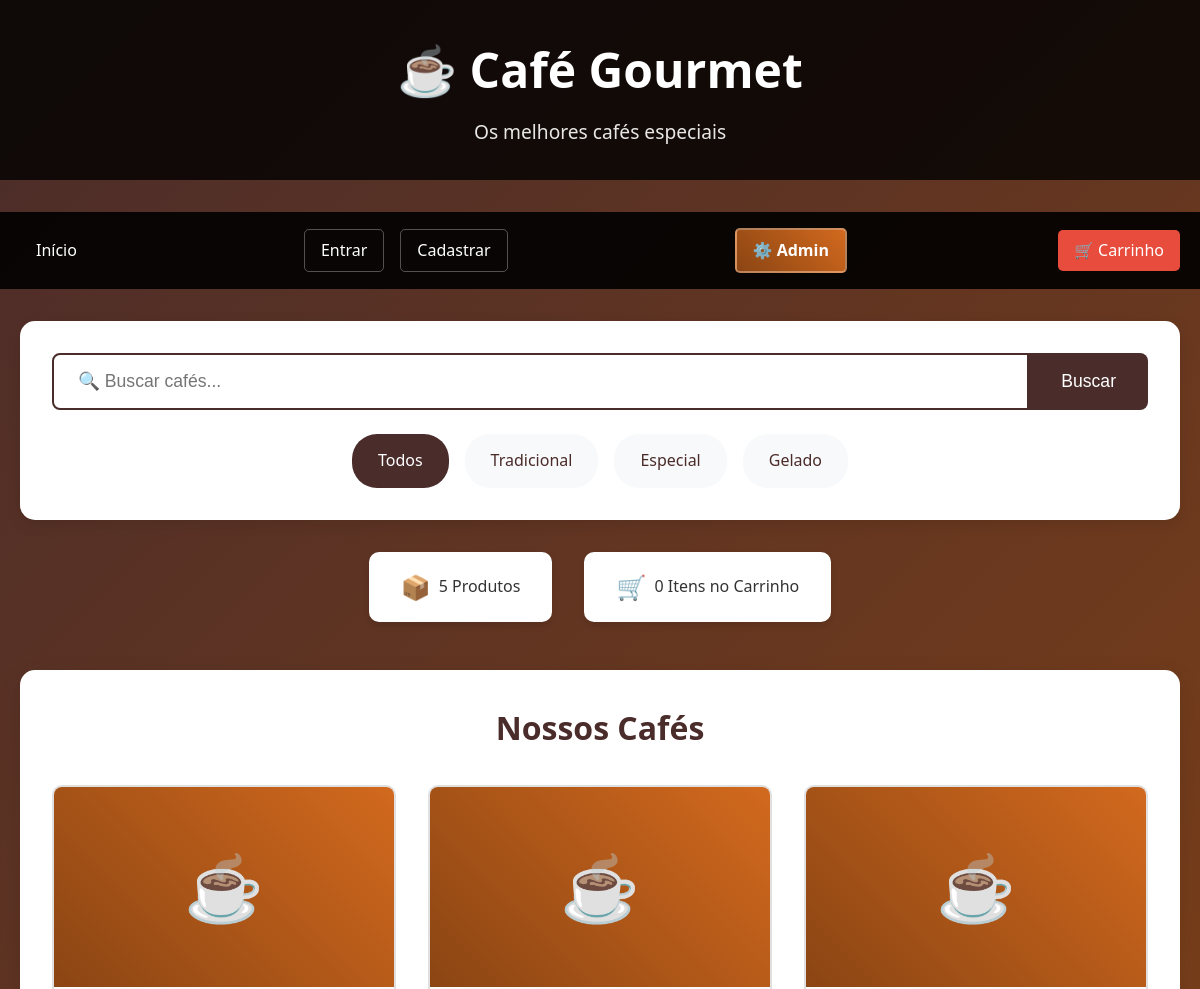
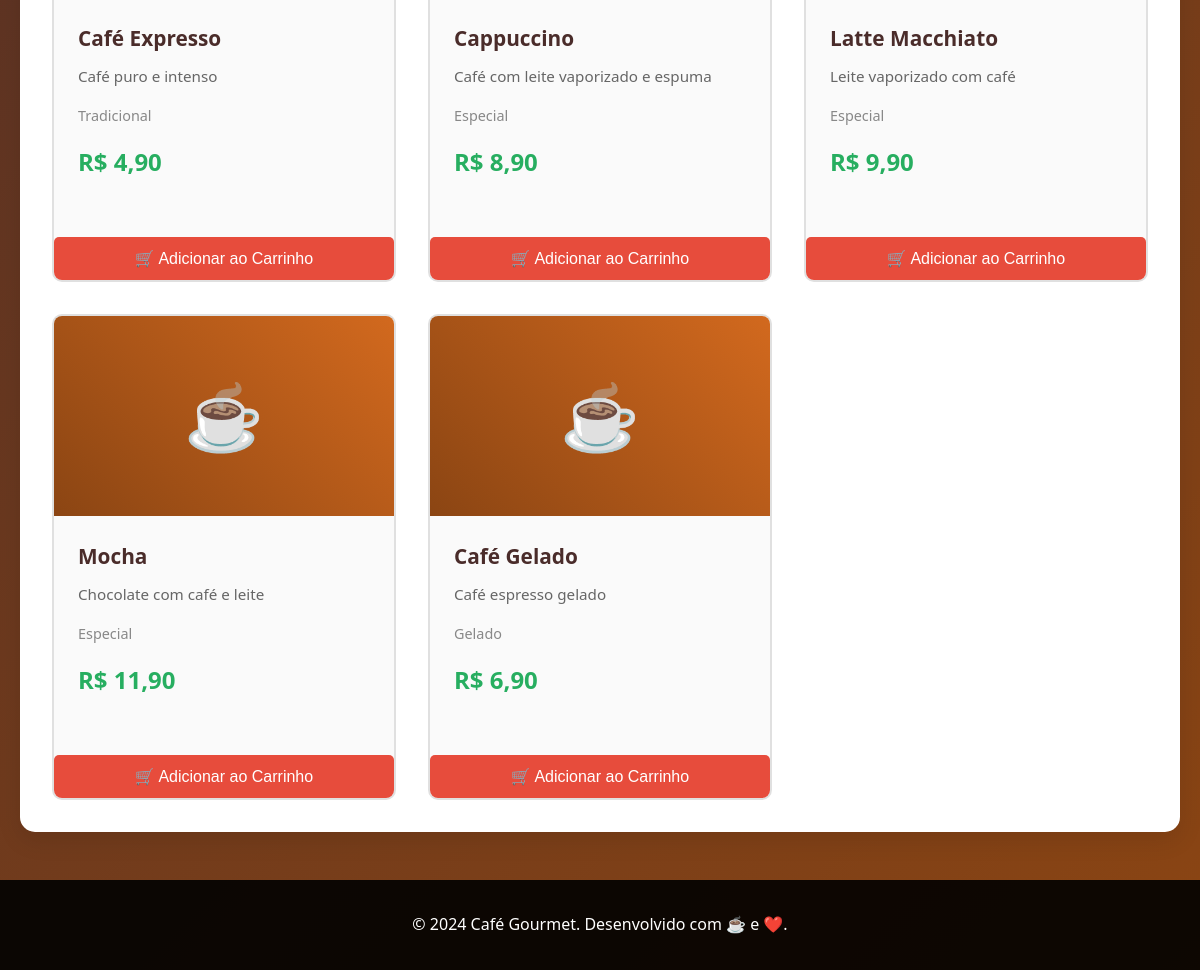
The page / on the database its author committed (2 pictures, top to bottom).
### tables this page shows
CREATE TABLE IF NOT EXISTS produtos (
    id INT AUTO_INCREMENT PRIMARY KEY,
    nome VARCHAR(100) NOT NULL,
    descricao TEXT,
    preco DECIMAL(10,2) NOT NULL,
    categoria VARCHAR(50),
    imagem VARCHAR(255),
    data_cadastro TIMESTAMP DEFAULT CURRENT_TIMESTAMP
);

### index.php (the view, shortened to what this page needs)
<?php
try {
    $pdo = new PDO('mysql:host=localhost;dbname=cafe_db', 'root', '');
    $pdo->setAttribute(PDO::ATTR_ERRMODE, PDO::ERRMODE_EXCEPTION);
} catch (PDOException $e) {
    die("Erro no banco de dados: " . $e->getMessage());
}
$busca = $_GET['busca'] ?? '';
$categoria = $_GET['categoria'] ?? '';
if ($busca) {
    $stmt = $pdo->prepare("SELECT * FROM produtos WHERE nome LIKE ? OR descricao LIKE ?");
    $stmt->execute(["%$busca%", "%$busca%"]);
} elseif ($categoria) {
    $stmt = $pdo->prepare("SELECT * FROM produtos WHERE categoria = ?");
    $stmt->execute([$categoria]);
} else {
    $stmt = $pdo->query("SELECT * FROM produtos");
}
$produtos = $stmt->fetchAll(PDO::FETCH_ASSOC);
$total_carrinho = 0;
?>
<!DOCTYPE html>
<html lang="pt-BR">
<head>
    <link rel="stylesheet" href="style.css">
</head>
<body>
    <header>
        <div class="container">
            <h1>☕ Café Gourmet</h1>
            <p>Os melhores cafés especiais</p>
        </div>
    </header>
    <nav class="nav-bar">
        <div class="container">
            <a href="index.php" class="nav-link">Início</a>
            <?php if (isset($_SESSION['usuario_id'])): ?>
                <div class="user-menu">
                    <span class="user-welcome">Olá, <?php echo htmlspecialchars($_SESSION['usuario_nome']); ?></span>
                    <a href="minhaconta.php" class="nav-link">Minha Conta</a>
                    <a href="logout.php" class="nav-link">Sair</a>
                </div>
            <?php else: ?>
                <div class="user-menu">
                    <a href="login.php" class="nav-link">Entrar</a>
                    <a href="cadastro.php" class="nav-link">Cadastrar</a>
                </div>
            <?php endif; ?>
            <a href="admin/" class="nav-link admin-link" title="Acesso Administrativo">⚙️ Admin</a>
            <a href="carrinho.php" class="nav-link cart-link">
                🛒 Carrinho
            </a>
        </div>
    </nav>
    <main class="container">
        <section class="search-section">
            <div class="search-container">
                <form method="get" action="index.php" class="search-form">
                    <input type="text" name="busca" placeholder="🔍 Buscar cafés..."
                           value="<?php echo htmlspecialchars($_GET['busca'] ?? ''); ?>">
                    <button type="submit">Buscar</button>
                </form>
                <div class="category-filters">
                    <a href="index.php" class="category-filter <?php echo empty($_GET['categoria']) ? 'active' : ''; ?>">
                        Todos
                    </a>
                    <a href="index.php?categoria=Tradicional" class="category-filter <?php echo ($_GET['categoria'] ?? '') == 'Tradicional' ? 'active' : ''; ?>">
                        Tradicional
                    </a>
                    <a href="index.php?categoria=Especial" class="category-filter <?php echo ($_GET['categoria'] ?? '') == 'Especial' ? 'active' : ''; ?>">
                        Especial
                    </a>
                    <a href="index.php?categoria=Gelado" class="category-filter <?php echo ($_GET['categoria'] ?? '') == 'Gelado' ? 'active' : ''; ?>">
                        Gelado
                    </a>
                </div>
            </div>
        </section>
        <div class="status-bar">
            <div class="status-item">
                <span class="status-icon">📦</span>
                <span><?php echo count($produtos); ?> Produtos</span>
            </div>
            <div class="status-item">
                <span class="status-icon">🛒</span>
                <span><?php echo $total_carrinho; ?> Itens no Carrinho</span>
            </div>
        </div>
        <section class="products">
            <h2>Nossos Cafés</h2>
            <?php if (empty($produtos)): ?>
                <div class="no-results">
                    <div class="no-results-icon">🔍</div>
                    <h3>Nenhum produto encontrado</h3>
                    <p>Tente ajustar sua busca ou filtro</p>
                    <a href="index.php" class="btn-primary">Ver Todos os Produtos</a>
                </div>
            <?php else: ?>
                <div class="product-grid">
                    <?php foreach ($produtos as $produto): ?>
                    <div class="product-card">
                        <a href="produto.php?id=<?php echo $produto['id']; ?>" class="product-link">
                            <div class="product-image">
                                <span class="placeholder-image">☕</span>
                            </div>
                            <div class="product-info">
                                <h3><?php echo htmlspecialchars($produto['nome']); ?></h3>
                                <p class="product-description"><?php echo htmlspecialchars($produto['descricao']); ?></p>
                                <p class="product-category"><?php echo htmlspecialchars($produto['categoria']); ?></p>
                                <p class="product-price">R$ <?php echo number_format($produto['preco'], 2, ',', '.'); ?></p>
                            </div>
                        </a>
                        <form method="post" class="add-to-cart-form">
                            <button type="submit" name="adicionar_ao_carrinho" class="add-to-cart">
                                🛒 Adicionar ao Carrinho
                            </button>
                        </form>
                    </div>
                    <?php endforeach; ?>
                </div>
            <?php endif; ?>
        </section>
    </main>
    <footer>
        <div class="container">
            <p>&copy; 2024 Café Gourmet. Desenvolvido com ☕ e ❤️.</p>
        </div>
    </footer>
</body>
</html>

### style.css (style rules this page uses)
* { margin: 0; padding: 0; box-sizing: border-box; }
body { font-family: 'Segoe UI', Tahoma, Geneva, Verdana, sans-serif; background: linear-gradient(135deg, #4a2c2a, #8b4513); color: #333; min-height: 100vh; line-height: 1.6; }
.container { max-width: 1200px; margin: 0 auto; padding: 0 20px; }
header { background: rgba(0, 0, 0, 0.8); color: white; padding: 2rem 0; text-align: center; margin-bottom: 2rem; }
header h1 { font-size: 3rem; margin-bottom: 0.5rem; }
header p { font-size: 1.2rem; opacity: 0.9; }
.status-bar { display: flex; justify-content: center; gap: 2rem; margin-bottom: 3rem; flex-wrap: wrap; }
.status-item { background: white; padding: 1rem 2rem; border-radius: 10px; display: flex; align-items: center; gap: 0.5rem; box-shadow: 0 4px 6px rgba(0, 0, 0, 0.1); }
.status-icon { font-size: 1.5rem; }
.products { background: white; padding: 2rem; border-radius: 15px; box-shadow: 0 8px 25px rgba(0, 0, 0, 0.1); margin-bottom: 2rem; }
.products h2 { text-align: center; margin-bottom: 2rem; color: #4a2c2a; font-size: 2rem; }
.product-grid { display: grid; grid-template-columns: repeat(auto-fit, minmax(300px, 1fr)); gap: 2rem; }
.product-card { border: 2px solid #e0e0e0; border-radius: 10px; overflow: hidden; transition: transform 0.3s, box-shadow 0.3s; background: #fafafa; }
.product-image { height: 200px; background: linear-gradient(45deg, #8b4513, #d2691e); display: flex; align-items: center; justify-content: center; }
.placeholder-image { font-size: 4rem; color: white; }
.product-info { padding: 1.5rem; }
.product-info h3 { color: #4a2c2a; margin-bottom: 0.5rem; font-size: 1.3rem; }
.product-description { color: #666; margin-bottom: 1rem; font-size: 0.95rem; }
.product-category { color: #888; font-size: 0.9rem; margin-bottom: 1rem; }
.product-price { font-size: 1.5rem; font-weight: bold; color: #27ae60; margin-bottom: 1rem; }
.add-to-cart { width: 100%; padding: 12px; background: #e74c3c; color: white; border: none; border-radius: 5px; font-size: 1rem; cursor: pointer; transition: background 0.3s; }
footer { background: rgba(0, 0, 0, 0.9); color: white; text-align: center; padding: 2rem 0; margin-top: 3rem; }
.nav-bar { background: rgba(0, 0, 0, 0.9); padding: 1rem 0; margin-bottom: 2rem; }
.nav-bar .container { display: flex; justify-content: space-between; align-items: center; }
.nav-link { color: white; text-decoration: none; padding: 0.5rem 1rem; border-radius: 5px; transition: background 0.3s; }
.cart-link { position: relative; background: #e74c3c; }
.add-to-cart-form { margin-top: 1rem; }
.add-to-cart { width: 100%; padding: 12px; background: #e74c3c; color: white; border: none; border-radius: 5px; font-size: 1rem; cursor: pointer; transition: all 0.3s; }
.search-section { background: white; padding: 2rem; border-radius: 15px; box-shadow: 0 4px 15px rgba(0, 0, 0, 0.1); margin-bottom: 2rem; }
.search-container { max-width: 100%; }
.search-form { display: flex; margin-bottom: 1.5rem; gap: 0; }
.search-form input { flex: 1; padding: 1rem 1.5rem; border: 2px solid #4a2c2a; border-radius: 8px 0 0 8px; font-size: 1.1rem; outline: none; }
.search-form button { background: #4a2c2a; color: white; border: none; padding: 1rem 2rem; border-radius: 0 8px 8px 0; cursor: pointer; font-size: 1.1rem; transition: background 0.3s; }
.category-filters { display: flex; gap: 1rem; flex-wrap: wrap; justify-content: center; }
.category-filter { padding: 0.75rem 1.5rem; background: #f8f9fa; color: #4a2c2a; text-decoration: none; border-radius: 25px; border: 2px solid transparent; transition: all 0.3s; font-weight: 500; }
.category-filter.active { background: #4a2c2a; color: white; }
.product-link { text-decoration: none; color: inherit; display: block; transition: transform 0.3s; }
.user-menu { display: flex; align-items: center; gap: 1rem; }
.user-menu .nav-link { background: transparent; border: 1px solid rgba(255, 255, 255, 0.3); }
.nav-bar .admin-link { background: linear-gradient(45deg, #8b4513, #d2691e); border: 2px solid rgba(255, 255, 255, 0.3); font-weight: bold; margin-left: 1rem; position: relative; transition: all 0.3s; }
.nav-bar .admin-link::after { content: "Painel Administrativo"; position: absolute; bottom: -40px; left: 50%; transform: translateX(-50%); background: #333; color: white; padding: 0.5rem 1rem; border-radius: 6px; font-size: 0.8rem; white-space: nowrap; opacity: 0; visibility: hidden; transition: all 0.3s; z-index: 1000; }

### rows shown on the page
produtos: nome "Café Expresso", descricao "Café puro e intenso", categoria "Tradicional", preco "4,90"
produtos: nome "Cappuccino", descricao "Café com leite vaporizado e espuma", categoria "Especial", preco "8,90"
produtos: nome "Latte Macchiato", descricao "Leite vaporizado com café", categoria "Especial", preco "9,90"
produtos: nome "Mocha", descricao "Chocolate com café e leite", categoria "Especial", preco "11,90"
produtos: nome "Café Gelado", descricao "Café espresso gelado", categoria "Gelado", preco "6,90"

### other values the page prints
count($produtos) "5"
$total_carrinho "0"
